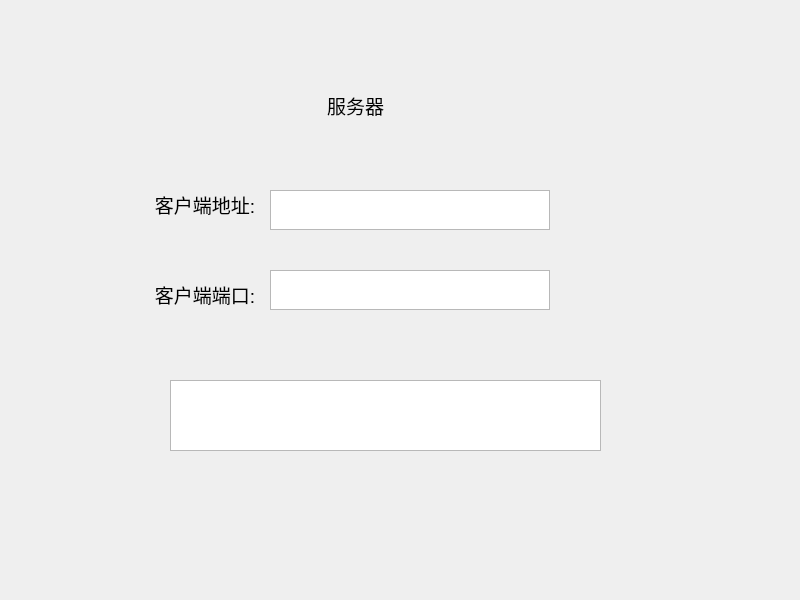
<?xml version="1.0" encoding="UTF-8"?>
<ui version="4.0">
 <class>Widget</class>
 <widget class="QWidget" name="Widget">
  <property name="geometry">
   <rect>
    <x>0</x>
    <y>0</y>
    <width>800</width>
    <height>600</height>
   </rect>
  </property>
  <property name="windowTitle">
   <string>Widget</string>
  </property>
  <widget class="QLabel" name="label">
   <property name="geometry">
    <rect>
     <x>320</x>
     <y>80</y>
     <width>71</width>
     <height>51</height>
    </rect>
   </property>
   <property name="text">
    <string>&lt;html&gt;&lt;head/&gt;&lt;body&gt;&lt;p align=&quot;center&quot;&gt;&lt;span style=&quot; font-size:14pt;&quot;&gt;服务器&lt;/span&gt;&lt;/p&gt;&lt;/body&gt;&lt;/html&gt;</string>
   </property>
  </widget>
  <widget class="QLabel" name="clientPortLabel">
   <property name="geometry">
    <rect>
     <x>150</x>
     <y>280</y>
     <width>110</width>
     <height>30</height>
    </rect>
   </property>
   <property name="text">
    <string>&lt;html&gt;&lt;head/&gt;&lt;body&gt;&lt;p align=&quot;center&quot;&gt;&lt;span style=&quot; font-size:14pt;&quot;&gt;客户端端口:&lt;/span&gt;&lt;/p&gt;&lt;/body&gt;&lt;/html&gt;</string>
   </property>
  </widget>
  <widget class="QLabel" name="clientIPLabel">
   <property name="geometry">
    <rect>
     <x>150</x>
     <y>190</y>
     <width>110</width>
     <height>30</height>
    </rect>
   </property>
   <property name="text">
    <string>&lt;html&gt;&lt;head/&gt;&lt;body&gt;&lt;p align=&quot;center&quot;&gt;&lt;span style=&quot; font-size:14pt;&quot;&gt;客户端地址:&lt;/span&gt;&lt;/p&gt;&lt;/body&gt;&lt;/html&gt;</string>
   </property>
  </widget>
  <widget class="QPlainTextEdit" name="IPTextEdit">
   <property name="geometry">
    <rect>
     <x>270</x>
     <y>190</y>
     <width>280</width>
     <height>40</height>
    </rect>
   </property>
  </widget>
  <widget class="QPlainTextEdit" name="PortTextEdit">
   <property name="geometry">
    <rect>
     <x>270</x>
     <y>270</y>
     <width>280</width>
     <height>40</height>
    </rect>
   </property>
  </widget>
  <widget class="QPlainTextEdit" name="plainTextEdit">
   <property name="geometry">
    <rect>
     <x>170</x>
     <y>380</y>
     <width>431</width>
     <height>71</height>
    </rect>
   </property>
  </widget>
 </widget>
 <resources/>
 <connections/>
</ui>
